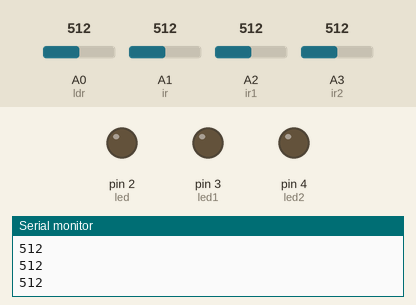
A sketch run on a simulated Arduino Uno, built with avr-gcc and run on an emulated ATmega328P. Parts: output pins drawn as LEDs (lit = HIGH), the last lines printed to the serial monitor. The test bench sets the inputs (shaded band); at power-on: A1 (ir) = 512, A0 (ldr) = 512, A2 (ir1) = 512, A3 (ir2) = 512.

Above: at 1.2 s.
1.3 s: A1 (ir) set to 482
At 2.8 s:
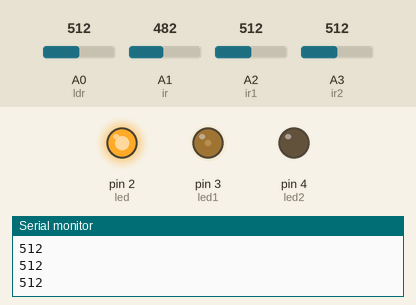
4.3 s: A0 (ldr) set to 314
At 5.1 s:
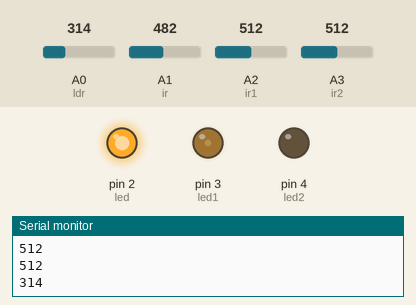
7.3 s: A0 (ldr) set to 289
At 7.9 s:
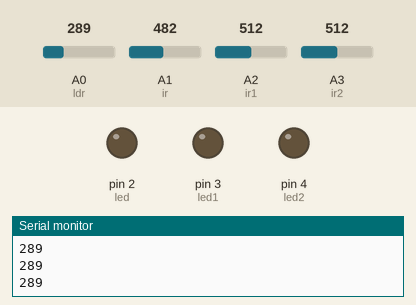
8.8 s: A0 (ldr) set to 306
At 9.6 s:
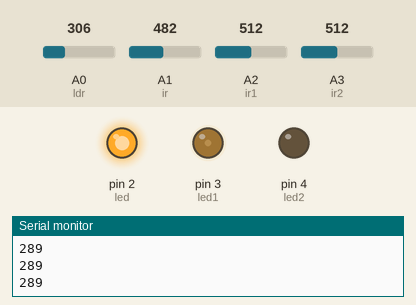
11.8 s: A2 (ir1) set to 491
At 12.5 s:
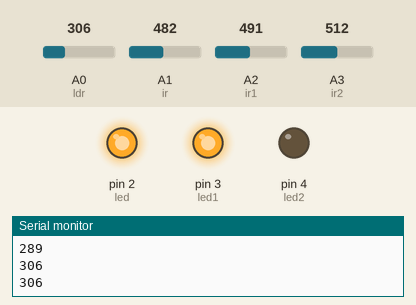
14.8 s: A3 (ir2) set to 490
At 15.6 s:
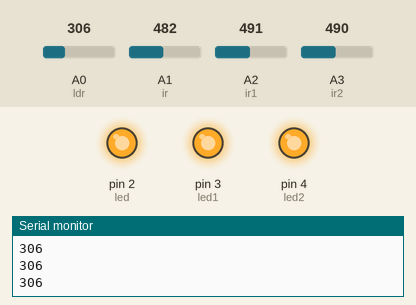
Timing chart, 0 to 18.3 s (numbered marks = the images above; inputs shaded):
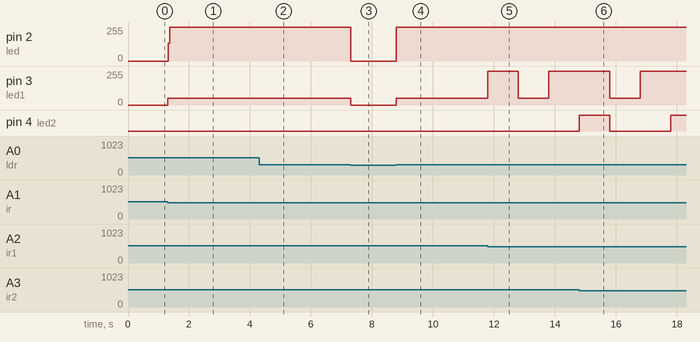

Measured:
- the behaviour switches between 501 and 500 on A1 (ir) (found by bisection; images 0 and 1)
- the behaviour switches between 300 and 299 on A0 (ldr) (found by bisection; images 2 and 3)
- the behaviour switches between 501 and 500 on A2 (ir1) (found by bisection; images 4 and 5)
- after the input at 1.3 s, pin 2 (led): 0/255 → 255/255 at once; pin 3 (led1): 0/255 → 51/255 at once
- after the input at 4.3 s, pin 3 (led1): stays 51/255 (without the input it goes to 127/255 after 0.00 s)
- after the input at 7.3 s, pin 2 (led): 255/255 → 0/255 at once; pin 3 (led1): 51/255 → 0/255 at once
- after the input at 8.8 s, pin 2 (led): 0/255 → 255/255 at once; pin 3 (led1): 0/255 → 51/255 at once
- after the input at 11.8 s, pin 3 (led1): 51/255 → 255/255 at once, → 51/255 1.0 s later, → 255/255 1.0 s later
- after the input at 14.8 s, pin 4 (led2): LOW → HIGH at once, → LOW 1.0 s later, → HIGH 2.0 s later

The sketch:

smart_street_light.ino
```cpp
int led = 2;
int led1 = 3;
int led2 = 4;

int ldr = A0;

int ir = A1;
int ir1 = A2;
int ir2 = A3;

void setup()
{
  Serial.begin (9600);
  pinMode (led,OUTPUT);
  pinMode (led1,OUTPUT);
  pinMode (led2,OUTPUT);

  pinMode (ldr,INPUT);

  pinMode (ir,INPUT);
  pinMode (ir1,INPUT);
  pinMode (ir2,INPUT);
}
void loop()
{
  Serial.println(analogRead(A0));
   int ldrStatus = analogRead (ldr);
     if (ldrStatus >=300)
     {
      digitalWrite(led, HIGH);
      analogWrite(led,255/5);

      digitalWrite(led1, HIGH);
      analogWrite(led1,255/5);

      digitalWrite(led2, HIGH);
      analogWrite(led2,255/5);


      if(analogRead(A1)>500)
      {
        digitalWrite(led, HIGH);
        analogWrite(led,255/2);
      }
      else
      {
        digitalWrite(led, HIGH);
        delay(1000);
      }

      if(analogRead(A2)>500)
      {
        digitalWrite(led1, HIGH);
        analogWrite(led1,255/2);
      }
      else
      {
        digitalWrite(led1, HIGH);
        delay(1000);
      }

      if(analogRead(A3)>500)
      {
        digitalWrite(led2, HIGH);
        analogWrite(led2,255/2);
      }
      else
      {
        digitalWrite(led2, HIGH);
        delay(1000);
      }
     }
     else
     {
      digitalWrite(led, LOW);
      digitalWrite(led1, LOW);
      digitalWrite(led2, LOW);
     }
}
```
